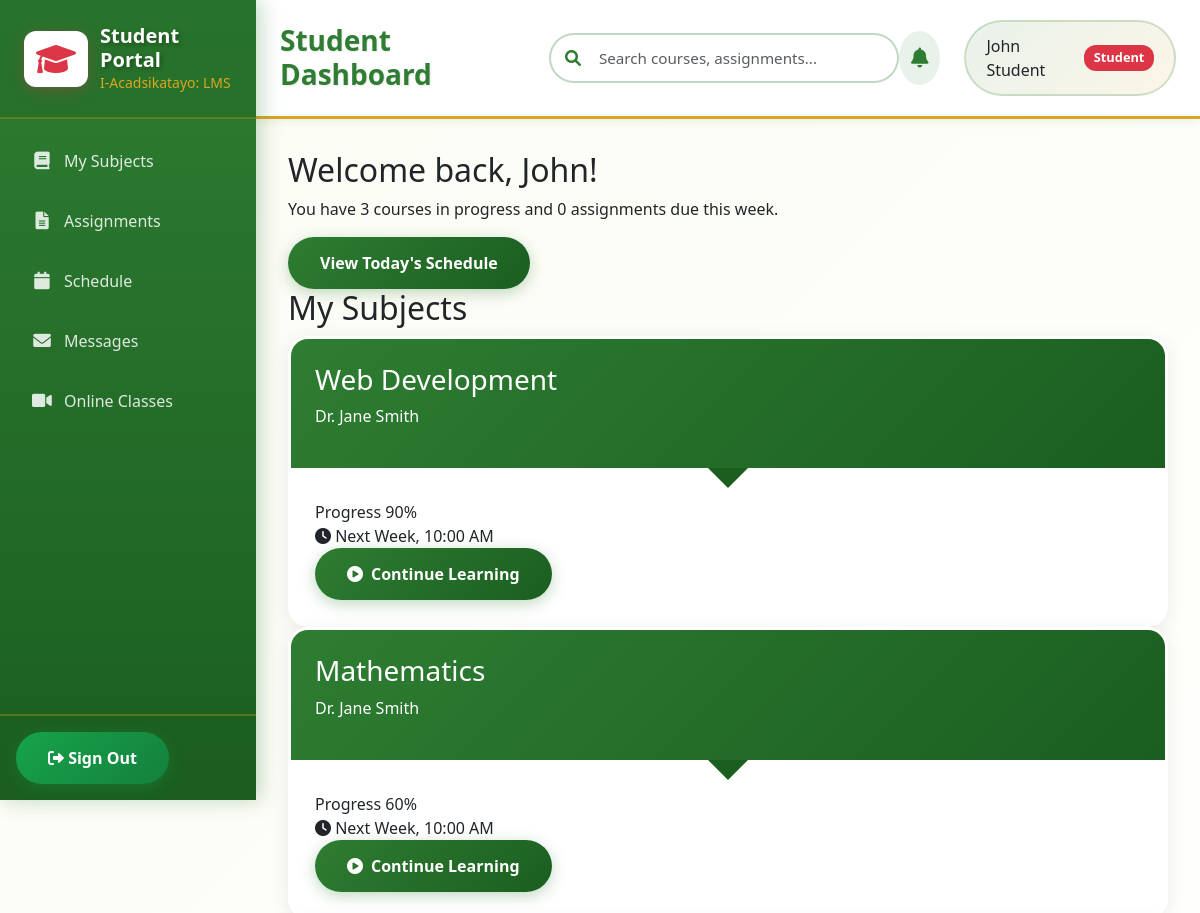
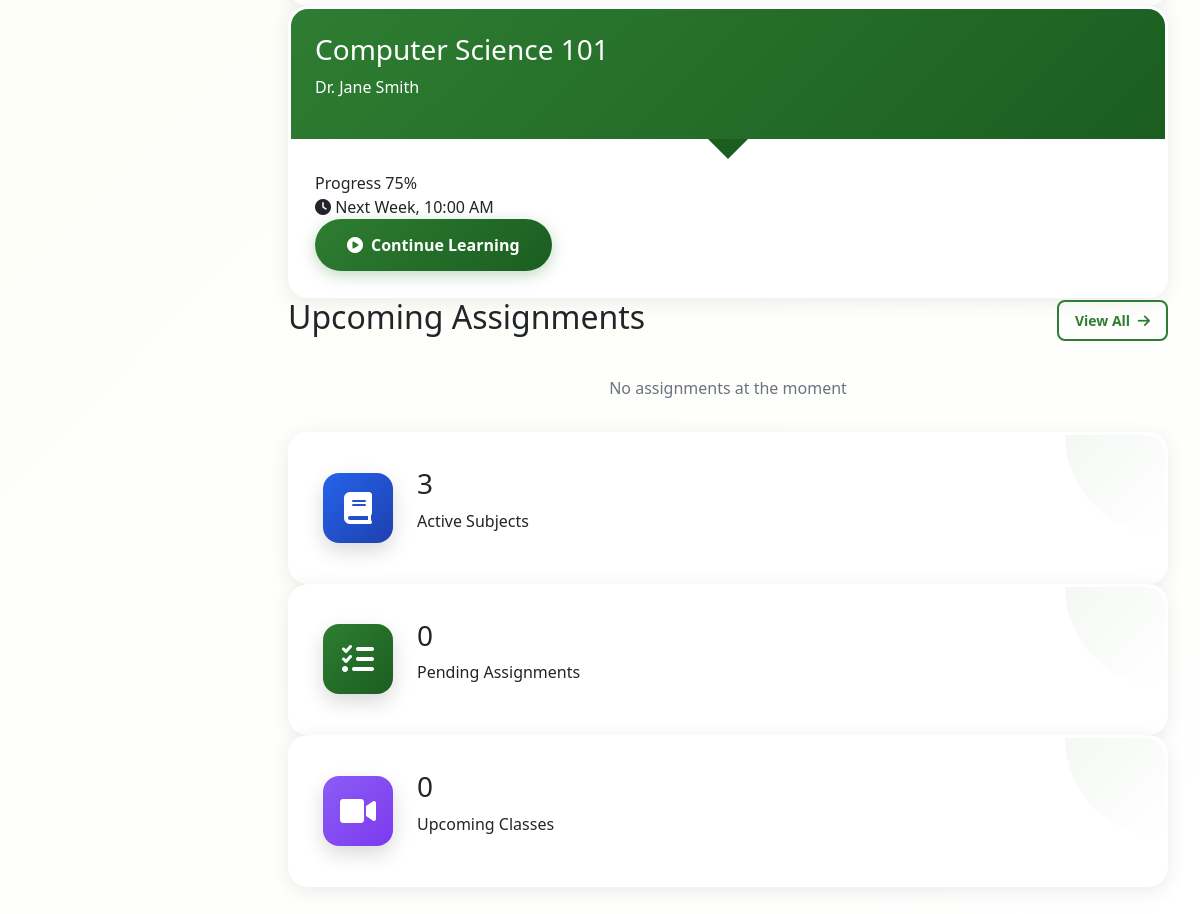
The page /student/student_dashboard.php (signed in) on the database its author committed (2 pictures, top to bottom).
### tables this page shows
CREATE TABLE enrollments (
    id INT PRIMARY KEY AUTO_INCREMENT,
    student_id INT,
    course_id INT,
    enrolled_at TIMESTAMP DEFAULT CURRENT_TIMESTAMP,
    progress INT DEFAULT 0,  
    FOREIGN KEY (student_id) REFERENCES users(id) ON DELETE CASCADE,
    FOREIGN KEY (course_id) REFERENCES courses(id) ON DELETE CASCADE,
    UNIQUE KEY unique_enrollment (student_id, course_id)
);

CREATE TABLE courses (
    id INT PRIMARY KEY AUTO_INCREMENT,
    name VARCHAR(200) NOT NULL,
    description TEXT,
    instructor_id INT,
    created_at TIMESTAMP DEFAULT CURRENT_TIMESTAMP,
    updated_at TIMESTAMP DEFAULT CURRENT_TIMESTAMP ON UPDATE CURRENT_TIMESTAMP,
    FOREIGN KEY (instructor_id) REFERENCES users(id) ON DELETE SET NULL
);

CREATE TABLE users (
    id INT PRIMARY KEY AUTO_INCREMENT,
    name VARCHAR(100) NOT NULL,
    email VARCHAR(100) UNIQUE NOT NULL,
    password VARCHAR(255) NOT NULL,
    role ENUM('admin', 'faculty', 'student') NOT NULL,
    created_at TIMESTAMP DEFAULT CURRENT_TIMESTAMP,
    updated_at TIMESTAMP DEFAULT CURRENT_TIMESTAMP ON UPDATE CURRENT_TIMESTAMP
);

### student/student_dashboard.php (the view, shortened to what this page needs)
<?php
$user_name = $_SESSION['user_name'];
$conn = new mysqli(DB_HOST, DB_USER, DB_PASS, DB_NAME);
$courses = [];
$stmt = $conn->prepare("
    SELECT c.id, c.name, u.name as instructor, e.progress,
           CASE
               WHEN DAYOFWEEK(CURDATE()) = 1 THEN 'Next Week, 10:00 AM'
               WHEN DAYOFWEEK(CURDATE()) = 2 THEN 'Next Week, 10:00 AM'
               WHEN DAYOFWEEK(CURDATE()) = 3 THEN 'Next Week, 10:00 AM'
               WHEN DAYOFWEEK(CURDATE()) = 4 THEN 'Next Week, 10:00 AM'
               WHEN DAYOFWEEK(CURDATE()) = 5 THEN 'Next Week, 10:00 AM'
               ELSE 'Next Week, 10:00 AM'
           END as next_class
    FROM courses c
    JOIN enrollments e ON c.id = e.course_id
    JOIN users u ON c.instructor_id = u.id
    WHERE e.student_id = ?
    ORDER BY c.created_at DESC
");
$stmt->bind_param("i", $_SESSION['user_id']);
$stmt->execute();
$course_result = $stmt->get_result();
if ($course_result && $course_result->num_rows > 0) {
    $colors = ['blue', 'emerald', 'purple', 'orange', 'indigo'];
    $color_index = 0;
    while ($row = $course_result->fetch_assoc()) {
        $row['color'] = $colors[$color_index % count($colors)];
        $courses[] = $row;
        $color_index++;
    }
}
$assignments = [];
$active_courses = count($courses);
$online_classes = [];
$due_this_week = 0;
?>
<!DOCTYPE html>
<html lang="en">
<head>
    <link href="https://cdn.jsdelivr.net/npm/bootstrap@5.3.3/dist/css/bootstrap.min.css" rel="stylesheet">
    <link rel="stylesheet" href="css/admin_dashboard.css" />
    <link rel="stylesheet" href="https://cdnjs.cloudflare.com/ajax/libs/font-awesome/6.0.0/css/all.min.css" />
</head>
<body>
    <div class="dashboard">
        <aside class="sidebar">
            <div class="sidebar-header">
                <div class="sidebar-logo">
                    <i class="fas fa-graduation-cap"></i>
                    <div>
                        <h3>Student Portal</h3>
                        <p>I-Acadsikatayo: LMS</p>
                    </div>
                </div>
            </div>
            <nav class="sidebar-nav">
                <ul>
                    <li>
                        <a href="student_dashboard.php" class="active">
                            <i class="fas fa-book"></i>
                            <span>My Subjects</span>
                        </a>
                    </li>
                    <li>
                        <a href="student_assignments.php">
                            <i class="fas fa-file-alt"></i>
                            <span>Assignments</span>
                        </a>
                    </li>
                    <li>
                        <a href="student_schedule.php">
                            <i class="fas fa-calendar"></i>
                            <span>Schedule</span>
                        </a>
                    </li>
                    <li>
                        <a href="student_messages.php">
                            <i class="fas fa-envelope"></i>
                            <span>Messages</span>
                        </a>
                    </li>
                    <li>
                        <a href="student_online_classes.php">
                            <i class="fas fa-video"></i>
                            <span>Online Classes</span>
                        </a>
                    </li>
                </ul>
            </nav>
            <div class="sidebar-footer">
                <a href="logout.php" class="btn btn-success">
                    <i class="fas fa-sign-out-alt"></i>
                    Sign Out
                </a>
            </div>
        </aside>
        <main class="main-content">
            <header class="dashboard-header">
                <div class="header-left">
                    <h1>Student Dashboard</h1>
                    <div class="search-box">
                        <i class="fas fa-search"></i>
                        <input type="text" placeholder="Search courses, assignments..." class="form-control" />
                    </div>
                </div>
                <div class="header-right">
                    <button class="notification-btn">
                        <i class="fas fa-bell"></i>
                    </button>
                    <div class="user-info">
                        <span><?php echo htmlspecialchars($user_name); ?></span>
                        <span class="user-role">Student</span>
                    </div>
                </div>
            </header>
            <div class="content">
                <div class="welcome-section">
                    <div class="welcome-content">
                        <h2>Welcome back, <?php echo htmlspecialchars(explode(' ', $user_name)[0]); ?>!</h2>
                        <p>You have <?php echo $active_courses; ?> courses in progress and <?php echo $due_this_week; ?> assignments due this week.</p>
                        <button class="btn-primary" onclick="window.location.href='student_schedule.php'">View Today's Schedule</button>
                    </div>
                </div>
                <div class="courses-section">
                    <h2>My Subjects</h2>
                    <div class="courses-grid">
                        <?php if (empty($courses)): ?>
                        <div class="alert alert-info">
                            <i class="fas fa-info-circle me-2"></i>You are not enrolled in any courses yet.
                        </div>
                        <?php else: ?>
                        <?php foreach ($courses as $course): ?>
                        <div class="course-card">
                            <div class="course-header <?php echo $course['color']; ?>">
                                <div class="course-info">
                                    <h3><?php echo htmlspecialchars($course['name']); ?></h3>
                                    <p><?php echo htmlspecialchars($course['instructor']); ?></p>
                                </div>
                            </div>
                            <div class="course-body">
                                <div class="progress-section">
                                    <div class="progress-info">
                                        <span>Progress</span>
                                        <span><?php echo $course['progress']; ?>%</span>
                                    </div>
                                </div>
                                <div class="course-meta">
                                    <div class="meta-item">
                                        <i class="fas fa-clock"></i>
                                        <span><?php echo htmlspecialchars($course['next_class']); ?></span>
                                    </div>
                                </div>
                                <button class="btn-primary">
                                    <i class="fas fa-play-circle"></i>
                                    Continue Learning
                                </button>
                            </div>
                        </div>
                        <?php endforeach; ?>
                        <?php endif; ?>
                    </div>
                </div>
                <div class="assignments-section">
                    <div class="d-flex justify-content-between align-items-center mb-3">
                        <h2>Upcoming Assignments</h2>
                        <a href="student_assignments.php" class="btn btn-sm btn-outline-primary">
                            View All <i class="fas fa-arrow-right ms-1"></i>
                        </a>
                    </div>
                    <div class="assignments-list">
                        <?php if (empty($assignments)): ?>
                        <div class="assignment-item">
                            <div class="assignment-content">
                                <p style="text-align: center; padding: 1rem; color: #6b7280;">No assignments at the moment</p>
                            </div>
                        </div>
                        <?php endif; ?>
                    </div>
                </div>
                <div class="stats-section">
                    <div class="stat-card">
                        <div class="stat-icon blue">
                            <i class="fas fa-book"></i>
                        </div>
                        <div class="stat-content">
                            <h3><?php echo $active_courses; ?></h3>
                            <p>Active Subjects</p>
                        </div>
                    </div>
                    <div class="stat-card">
                        <div class="stat-icon emerald">
                            <i class="fas fa-tasks"></i>
                        </div>
                        <div class="stat-content">
                            <h3><?php echo count($assignments); ?></h3>
                            <p>Pending Assignments</p>
                        </div>
                    </div>
                    <div class="stat-card">
                        <div class="stat-icon purple">
                            <i class="fas fa-video"></i>
                        </div>
                        <div class="stat-content">
                            <h3><?php echo count($online_classes); ?></h3>
                            <p>Upcoming Classes</p>
                        </div>
                    </div>
                </div>
            </div>
        </main>
    </div>
</body>
</html>

### rows shown on the page
enrollments: course.name "Web Development", users.name "Dr. Jane Smith", progress "90", next_class "Next Week, 10:00 AM"
enrollments: course.name "Mathematics", users.name "Dr. Jane Smith", progress "60", next_class "Next Week, 10:00 AM"
enrollments: course.name "Computer Science 101", users.name "Dr. Jane Smith", progress "75", next_class "Next Week, 10:00 AM"

### other values the page prints
$user_name "John Student"
explode(' ', $user_name)[0] "John"
$active_courses "3"
$due_this_week "0"
count($assignments) "0"
count($online_classes) "0"
